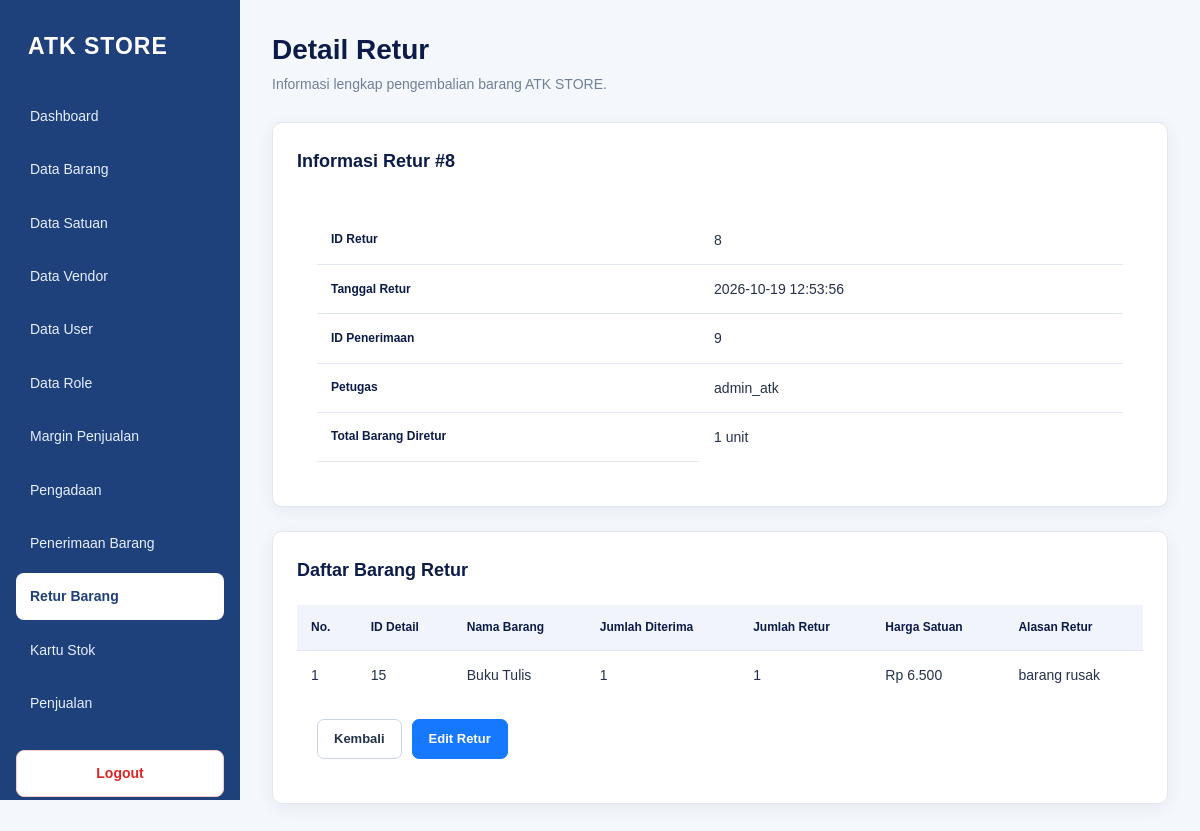
The page /detail_retur.php?id=8 (signed in) on the database its author committed.
### tables this page shows
CREATE TABLE `retur` (
  `idretur` bigint(20) NOT NULL,
  `created_at` timestamp NOT NULL DEFAULT current_timestamp(),
  `idpenerimaan` bigint(20) NOT NULL,
  `iduser` int(11) NOT NULL
);

CREATE TABLE `user` (
  `iduser` int(11) NOT NULL,
  `username` varchar(45) DEFAULT NULL,
  `password` varchar(100) DEFAULT NULL,
  `idrole` int(11) DEFAULT NULL
);

CREATE TABLE `detail_retur` (
  `iddetail_retur` int(11) NOT NULL,
  `jumlah` int(11) NOT NULL,
  `alasan` varchar(200) NOT NULL,
  `idretur` bigint(20) NOT NULL,
  `iddetail_penerimaan` bigint(20) NOT NULL
);

CREATE TABLE `barang` (
  `idbarang` int(11) NOT NULL,
  `jenis` char(1) DEFAULT NULL,
  `nama` varchar(45) DEFAULT NULL,
  `idsatuan` int(11) DEFAULT NULL,
  `status` tinyint(4) DEFAULT NULL,
  `harga` int(11) DEFAULT NULL
);

CREATE TABLE `detail_penerimaan` (
  `iddetail_penerimaan` bigint(20) NOT NULL,
  `idpenerimaan` bigint(20) NOT NULL,
  `barang_idbarang` int(11) NOT NULL,
  `jumlah_terima` int(11) NOT NULL,
  `harga_satuan_terima` int(11) NOT NULL,
  `sub_total_terima` int(11) NOT NULL
);

### detail_retur.php (the view, shortened to what this page needs)
<?php
require 'config/database.php';
$idretur = filter_input(INPUT_GET, 'id', FILTER_VALIDATE_INT);
$stmt = $pdo->prepare("
    SELECT
        r.idretur,
        r.created_at,
        r.idpenerimaan,
        u.username
    FROM retur r
    LEFT JOIN `user` u
        ON u.iduser = r.iduser
    WHERE r.idretur = ?
");
$stmt->execute([$idretur]);
$retur = $stmt->fetch(PDO::FETCH_ASSOC);
$stmt = $pdo->prepare("
    SELECT
        dr.iddetail_retur,
        dr.jumlah,
        dr.alasan,
        dp.iddetail_penerimaan,
        dp.barang_idbarang,
        b.nama AS nama_barang,
        dp.jumlah_terima,
        dp.harga_satuan_terima
    FROM detail_retur dr
    JOIN detail_penerimaan dp
        ON dp.iddetail_penerimaan = dr.iddetail_penerimaan
    JOIN barang b
        ON b.idbarang = dp.barang_idbarang
    WHERE dr.idretur = ?
    ORDER BY dr.iddetail_retur ASC
");
$stmt->execute([$idretur]);
$detailRetur = $stmt->fetchAll(PDO::FETCH_ASSOC);
$totalBarang = 0;
foreach ($detailRetur as $detail) {
    $totalBarang += (int) $detail['jumlah'];
}
?>
<!DOCTYPE html>
<html lang="id">
<head>
    <link rel="stylesheet" href="assets/style.css?v=113">
</head>
<body>
<?php require 'includes/sidebar.php'; ?>
<main class="main-content">
    <header class="page-header">
        <div>
            <h1>Detail Retur</h1>
            <p>Informasi lengkap pengembalian barang ATK STORE.</p>
        </div>
    </header>
    <section class="card">
        <div class="card-header">
            <h2>Informasi Retur #<?= (int) $retur['idretur'] ?></h2>
        </div>
        <div style="padding: 20px;">
            <div class="table-responsive">
                <table>
                    <tbody>
                        <tr>
                            <th>ID Retur</th>
                            <td><?= (int) $retur['idretur'] ?></td>
                        </tr>
                        <tr>
                            <th>Tanggal Retur</th>
                            <td>
                                <?= htmlspecialchars(
                                    (string) $retur['created_at'],
                                    ENT_QUOTES,
                                    'UTF-8'
                                ) ?>
                            </td>
                        </tr>
                        <tr>
                            <th>ID Penerimaan</th>
                            <td><?= (int) $retur['idpenerimaan'] ?></td>
                        </tr>
                        <tr>
                            <th>Petugas</th>
                            <td>
                                <?= htmlspecialchars(
                                    $retur['username'] ?? '-',
                                    ENT_QUOTES,
                                    'UTF-8'
                                ) ?>
                            </td>
                        </tr>
                        <tr>
                            <th>Total Barang Diretur</th>
                            <td><?= $totalBarang ?> unit</td>
                        </tr>
                    </tbody>
                </table>
            </div>
        </div>
    </section>
    <section class="card" style="margin-top: 20px;">
        <div class="card-header">
            <h2>Daftar Barang Retur</h2>
        </div>
        <div class="table-responsive">
            <table>
                <thead>
                    <tr>
                        <th>No.</th>
                        <th>ID Detail</th>
                        <th>Nama Barang</th>
                        <th>Jumlah Diterima</th>
                        <th>Jumlah Retur</th>
                        <th>Harga Satuan</th>
                        <th>Alasan Retur</th>
                    </tr>
                </thead>
                <tbody>
                    <?php if (!empty($detailRetur)): ?>
                        <?php foreach ($detailRetur as $index => $detail): ?>
                            <tr>
                                <td><?= $index + 1 ?></td>
                                <td>
                                    <?= (int) $detail['iddetail_retur'] ?>
                                </td>
                                <td>
                                    <?= htmlspecialchars(
                                        (string) $detail['nama_barang'],
                                        ENT_QUOTES,
                                        'UTF-8'
                                    ) ?>
                                </td>
                                <td>
                                    <?= (int) $detail['jumlah_terima'] ?>
                                </td>
                                <td>
                                    <?= (int) $detail['jumlah'] ?>
                                </td>
                                <td>
                                    Rp <?= number_format(
                                        (float) $detail['harga_satuan_terima'],
                                        0,
                                        ',',
                                        '.'
                                    ) ?>
                                </td>
                                <td>
                                    <?= htmlspecialchars(
                                        (string) $detail['alasan'],
                                        ENT_QUOTES,
                                        'UTF-8'
                                    ) ?>
                                </td>
                            </tr>
                        <?php endforeach; ?>
                    <?php endif; ?>
                </tbody>
            </table>
        </div>
        <div style="padding: 20px; display: flex; gap: 10px; flex-wrap: wrap;">
            <a href="data_retur.php" class="btn btn-secondary">
                Kembali
            </a>
            <a
                href="edit_retur.php?id=<?= (int) $retur['idretur'] ?>"
                class="btn btn-primary"
            >
                Edit Retur
            </a>
        </div>
    </section>
</main>
</body>
</html>

### assets/style.css (style rules this page uses)
:root { --navy: #0c1b48; --sidebar: #1e407b; --sidebar-hover: #2f5fa5; --primary: #1677ff; --primary-hover: #0f5fd1; --background: #f4f7fc; --white: #ffffff; --text: #24324b; --muted: #718096; --border: #e2e8f0; --danger: #dc2626; --danger-hover: #b91c1c; --radius: 10px; --shadow: 0 4px 16px rgba(12, 27, 72, 0.06); }
* { box-sizing: border-box; }
html { min-height: 100%; }
body { margin: 0; font-family: Arial, Helvetica, sans-serif; font-size: 14px; line-height: 1.6; color: var(--text); background: var(--background); }
a { color: inherit; text-decoration: none; }
.main-content { min-height: 100vh; margin-left: 240px; padding: 32px; }
.page-header { display: flex; justify-content: space-between; align-items: center; gap: 20px; margin-bottom: 26px; }
.page-header h1 { margin: 0 0 5px; color: var(--navy); font-size: 28px; font-weight: 750; line-height: 1.3; }
.page-header p { margin: 0; color: var(--muted); font-size: 14px; }
.card { margin-bottom: 24px; padding: 24px; background: var(--white); border: 1px solid var(--border); border-radius: var(--radius); box-shadow: var(--shadow); }
.card-header { display: flex; justify-content: space-between; align-items: center; gap: 16px; margin-bottom: 20px; }
.card-header h2 { margin: 0; color: var(--navy); font-size: 18px; font-weight: 700; }
.btn { display: inline-flex; justify-content: center; align-items: center; gap: 6px; padding: 9px 16px; border: 1px solid transparent; border-radius: 7px; cursor: pointer; font-size: 13px; font-weight: 700; line-height: 1.5; text-align: center; white-space: nowrap; transition: background 0.2s ease, border-color 0.2s ease; }
.btn-primary { color: var(--white); background: var(--primary); border-color: var(--primary); }
.btn-secondary { color: var(--text); background: var(--white); border-color: #cbd5e1; }
.table-responsive { width: 100%; overflow-x: auto; }
table { width: 100%; border-collapse: collapse; background: var(--white); }
thead { background: #f1f5fb; }
th { padding: 13px 14px; color: var(--navy); border-bottom: 1px solid var(--border); font-size: 12px; font-weight: 800; text-align: left; white-space: nowrap; }
td { padding: 13px 14px; color: var(--text); border-bottom: 1px solid var(--border); vertical-align: middle; }
tbody tr:last-child td { border-bottom: none; }

### rows shown on the page
retur: idretur "8", created_at "2026-10-19 12:53:56", idpenerimaan "9", iduser.username "admin_atk"
detail_retur: iddetail_retur "15", barang.nama "Buku Tulis", iddetail_penerimaan.jumlah_terima "1", jumlah "1", iddetail_penerimaan.harga_satuan_terima "6.500", alasan "barang rusak"

### other values the page prints
$totalBarang "1"
